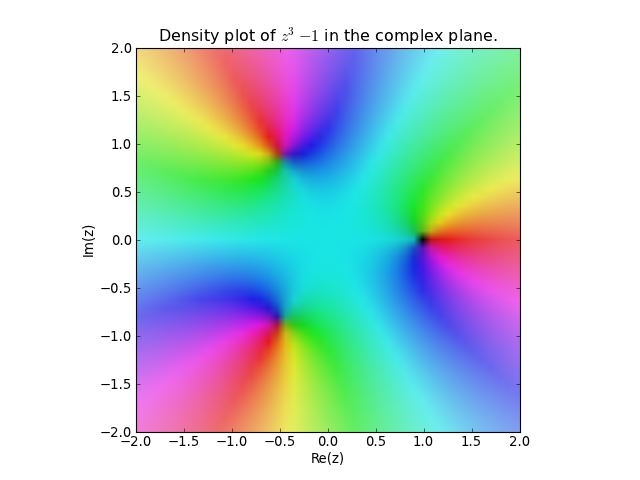

This chart was generated by the following Python code:
import matplotlib.pyplot as plt
from sympy.mpmath import cplot

fig = plt.figure()
axes = fig.add_subplot(111)
axes.set_title(r"Density plot of $z^3 - 1$ in the complex plane.")

cplot(lambda z: z**3 - 1, re=[-2, 2], im=[-2, 2], axes=axes)
